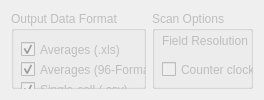
      <widget class="QWidget" name="General">
       <property name="enabled">
        <bool>false</bool>
       </property>
       <attribute name="title">
        <string>&amp;General</string>
       </attribute>
       <layout class="QGridLayout" name="gridLayout_9">
        <item row="0" column="1">
         <widget class="QGroupBox" name="groupBox_5">
          <property name="title">
           <string>Scan Options</string>
          </property>
          <widget class="QCheckBox" name="checkBox_counterclockwise">
           <property name="geometry">
            <rect>
             <x>10</x>
             <y>50</y>
             <width>201</width>
             <height>17</height>
            </rect>
           </property>
           <property name="toolTip">
            <string>Check the microscope was set to scan the fields in the wells in counter clockwise order</string>
           </property>
           <property name="statusTip">
            <string>Check the microscope was set to scan the fields in the wells in counter clockwise order</string>
           </property>
           <property name="text">
            <string>Counter clockwise scan</string>
           </property>
          </widget>
          <widget class="QLabel" name="label_26">
           <property name="enabled">
            <bool>false</bool>
           </property>
           <property name="geometry">
            <rect>
             <x>10</x>
             <y>22</y>
             <width>111</width>
             <height>16</height>
            </rect>
           </property>
           <property name="minimumSize">
            <size>
             <width>60</width>
             <height>0</height>
            </size>
           </property>
           <property name="toolTip">
            <string>Adjust this value in the visual clustering for now. This value set the side of the fields of the scanning microscope. Fields are assumed to be squares. (fix this assumptions?)</string>
           </property>
           <property name="statusTip">
            <string>Adjust this value in the visual clustering for now. This value set the side of the fields of the scanning microscope. Fields are assumed to be squares. (fix this assumptions?)</string>
           </property>
           <property name="text">
            <string>Field Resolution</string>
           </property>
          </widget>
          <widget class="QSpinBox" name="spinBox_resolution">
           <property name="enabled">
            <bool>false</bool>
           </property>
           <property name="geometry">
            <rect>
             <x>130</x>
             <y>20</y>
             <width>81</width>
             <height>22</height>
            </rect>
           </property>
           <property name="toolTip">
            <string>Adjust this value in the visual clustering for now. This value set the side of the fields of the scanning microscope. Fields are assumed to be squares. (fix this assumptions?)</string>
           </property>
           <property name="statusTip">
            <string>Adjust this value in the visual clustering for now. This value set the side of the fields of the scanning microscope. Fields are assumed to be squares. (fix this assumptions?)</string>
           </property>
           <property name="suffix">
            <string> pixels</string>
           </property>
           <property name="maximum">
            <number>5096</number>
           </property>
           <property name="value">
            <number>0</number>
           </property>
          </widget>
         </widget>
        </item>
        <item row="0" column="0">
         <widget class="QGroupBox" name="groupBox_9">
          <property name="title">
           <string>Output Data Format</string>
          </property>
          <widget class="QCheckBox" name="checkBox_output_xls">
           <property name="geometry">
            <rect>
             <x>10</x>
             <y>30</y>
             <width>151</width>
             <height>17</height>
            </rect>
           </property>
           <property name="text">
            <string>Averages (.xls)</string>
           </property>
           <property name="checked">
            <bool>true</bool>
           </property>
          </widget>
          <widget class="QCheckBox" name="checkBox_96_well_format">
           <property name="geometry">
            <rect>
             <x>10</x>
             <y>50</y>
             <width>211</width>
             <height>17</height>
            </rect>
           </property>
           <property name="toolTip">
            <string>This includes an alternate format of the spreadsheet in addition to the normal one</string>
           </property>
           <property name="statusTip">
            <string>This includes an alternate format of the spreadsheet in addition to the normal one</string>
           </property>
           <property name="text">
            <string>Averages (96-Format, .xls)</string>
           </property>
           <property name="checked">
            <bool>true</bool>
           </property>
          </widget>
          <widget class="QCheckBox" name="checkBox_output_single_cell_csv">
           <property name="geometry">
            <rect>
             <x>10</x>
             <y>70</y>
             <width>141</width>
             <height>17</height>
            </rect>
           </property>
           <property name="toolTip">
            <string>&lt;html&gt;&lt;head/&gt;&lt;body&gt;&lt;p&gt;Save the data in a format that can be loaded into a python pandas data frame with its multiindex preserved by pickling (serializing) the data frame.&lt;/p&gt;&lt;/body&gt;&lt;/html&gt;</string>
           </property>
           <property name="statusTip">
            <string>Save the data in a format that can be loaded into a python pandas data frame with its multiindex preserved by pickling (serializing) the data frame.</string>
           </property>
           <property name="text">
            <string>Single-cell (.csv)</string>
           </property>
           <property name="checked">
            <bool>true</bool>
           </property>
          </widget>
         </widget>
        </item>
       </layout>
      </widget>
